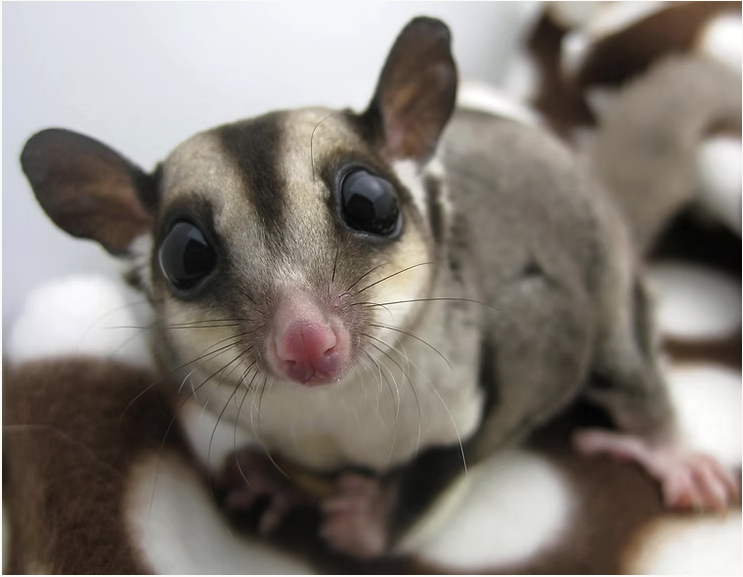
#> input picture sugar_glider.png, 743 x 577 px
$ python iconomage.py sugar_glider.png
#> lines starting #> are read from the running program, lines starting #| are printed output that depends on the picture
#!/usr/bin/env python3
"""
iconomage — single-image intelligence extraction for JPEG and PNG.

Design goals:
  * The forensic CORE is pure standard library (no pip installs needed):
      - container parsing (JPEG segments, PNG chunks)
      - full EXIF/TIFF IFD walk (IFD0, ExifSubIFD, GPS, IFD1/thumbnail)
      - IPTC + XMP extraction
      - cryptographic hashing
      - strings (ASCII + UTF-16LE)
      - trailing-data + embedded-file carving (magic-byte scan)
  * The PIXEL layer is optional (needs Pillow):
      - perceptual hashes (aHash / dHash / pHash, pure-python DCT)
      - naive LSB steganography extraction
      - Error Level Analysis (ELA)

Usage:
    python3 iconomage.py target.jpg
    python3 iconomage.py target.png --json report.json --outdir carved/ --stego --ela
    python3 iconomage.py target.jpg --strings-min 6

Nothing here phones home, scrapes faces, or matches identities. It reads a
file you already have and tells you everything the file is willing to admit.
"""

import argparse
import binascii
import hashlib
import io
import json
import math
import os
import struct
import sys
import zlib

# ----------------------------------------------------------------------------
# Optional pixel-domain dependency
# ----------------------------------------------------------------------------
try:
    from PIL import Image, ImageChops
    HAVE_PIL = True
except Exception:
    HAVE_PIL = False


# ============================================================================
#  SECTION 1 — HASHING
# ============================================================================

def crypto_hashes(data: bytes) -> dict:
    """Standard cryptographic + non-crypto digests for matching against
    known-image sets, malware repos, and dedup."""
    out = {}
    for name in ("md5", "sha1", "sha256", "sha512"):
        h = hashlib.new(name)
        h.update(data)
        out[name] = h.hexdigest()
    out["blake2b"] = hashlib.blake2b(data).hexdigest()
    out["crc32"] = format(binascii.crc32(data) & 0xFFFFFFFF, "08x")
    return out


def _dct_1d(vec):
    n = len(vec)
    factor = math.pi / n
    out = [0.0] * n
    for u in range(n):
        s = 0.0
        for x in range(n):
            s += vec[x] * math.cos((x + 0.5) * u * factor)
        out[u] = s
    return out


def _dct_2d(matrix):
    rows = [_dct_1d(r) for r in matrix]
    n = len(rows)
    m = len(rows[0])
    cols = [[rows[r][c] for r in range(n)] for c in range(m)]
    cols = [_dct_1d(c) for c in cols]
    return [[cols[c][r] for c in range(m)] for r in range(n)]


def _bits_to_hex(bits):
    val = 0
    for b in bits:
        val = (val << 1) | (1 if b else 0)
    return format(val, "0{}x".format(len(bits) // 4))


def perceptual_hashes(path: str) -> dict:
    """aHash, dHash, pHash. These survive resize / re-compress, so two files
    with the same pHash are almost certainly the same picture even after
    edits. Requires Pillow."""
#> called with path = 'sugar_glider.png'
    if not HAVE_PIL:
        return {"_note": "Pillow not installed; perceptual hashes skipped."}
    out = {}
    try:
        img = Image.open(path).convert("L")
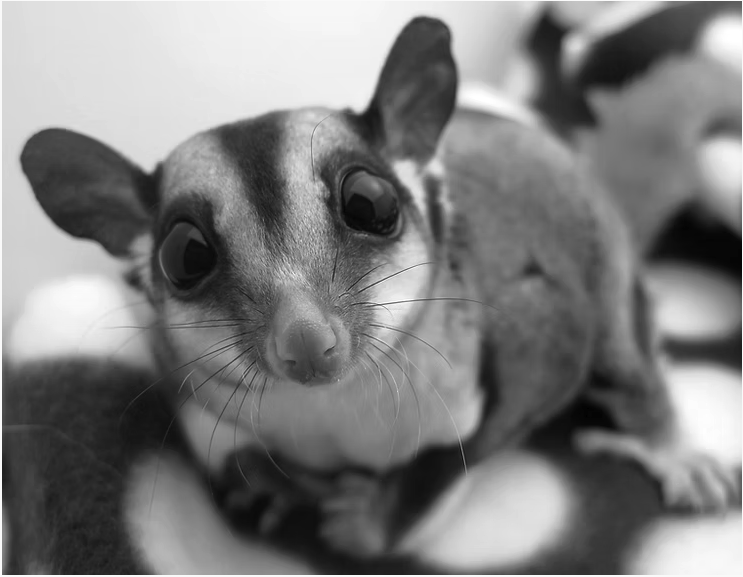
#> img: PIL image 743x577 L; min 0, max 255, mean 126
    except Exception as e:
        return {"_error": str(e)}

    # aHash — 8x8, threshold at mean
    a = img.resize((8, 8), Image.LANCZOS)
    px = list(a.tobytes())
#> px = 64 values, max 249 at index 3, min 33 at index 59, mean 124.7
    mean = sum(px) / len(px)
#> mean = 124.7
    out["ahash"] = _bits_to_hex([p > mean for p in px])
#> the loop in _bits_to_hex, `for b in bits:` made 64 passes
#> (b, val) on passes 3 to 10: (True, 7), (True, 15), (True, 31), (True, 63), (False, 126), (True, 253), (True, 507), (True, 1015)
#> after the loop in _bits_to_hex, `for b in bits:`: val = 18299538711845078277

    # dHash — 9x8, compare horizontally adjacent pixels
    d = img.resize((9, 8), Image.LANCZOS)
    dp = list(d.tobytes())
#> dp = 72 values, max 255 at index 3, min 38 at index 46, mean 124.8
    bits = []
    for row in range(8):
        for col in range(8):
            left = dp[row * 9 + col]
            right = dp[row * 9 + col + 1]
            bits.append(left > right)
#> after the loop, bits = 64 items, first 6: True, False, False, True, True, True
    out["dhash"] = _bits_to_hex(bits)
#> the loop in _bits_to_hex (call 2), `for b in bits:` made 64 passes
#> (b, val) on passes 2 to 9: (False, 2), (False, 4), (True, 9), (True, 19), (True, 39), (True, 79), (False, 158), (False, 316)

    # pHash — 32x32 -> DCT -> top-left 8x8 -> median threshold
    p = img.resize((32, 32), Image.LANCZOS)
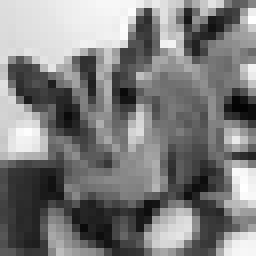
#> p: PIL image 32x32 L (shown 8 times larger); min 3, max 255, mean 125.6
    mat = [[p.getpixel((c, r)) for c in range(32)] for r in range(32)]
#> mat = 32 items
    dct = _dct_2d(mat)
#> (the rest of the program and of its run is left out)
